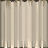

This game map was drawn from its Tiled (.tmx) file and the tilesets committed beside it. A one-line description and the full map source follow:
An orthogonal 3x3 tile map with 16x16 px tiles, 4 tile layers (Back2, Back, Buildings, Front) and 2 objects (2x TileData).

<map version="1.2" tiledversion="1.3.2" orientation="orthogonal" renderorder="right-down" compressionlevel="0" width="3" height="3" tilewidth="16" tileheight="16" infinite="0" nextlayerid="10" nextobjectid="60">
 <properties>
  <property name="AmbientLight" value="95 95 95" />
 </properties>
 <tileset firstgid="1" name="spring_farmhouse_extra" tilewidth="16" tileheight="16" tilecount="660" columns="22">
  <image source="spring_farmhouse_extra.png" width="352" height="480" />
 </tileset>
 <layer id="8" name="Back2" width="3" height="3">
  <properties>
   <property name="DrawBefore" value="Back" />
  </properties>
  <data encoding="csv">
0,0,0,
0,0,0,
0,0,0
</data>
 </layer>
 <objectgroup id="9" name="Back2" />
 <layer id="1" name="Back" width="3" height="3">
  <data encoding="csv">
0,0,0,
0,0,0,
481,481,481
</data>
 </layer>
 <objectgroup id="2" name="Back">
  <object id="58" name="TileData" x="0" y="32" width="16" height="16">
   <properties>
    <property name="TouchAction" value="ChangeIntoSwimsuit" />
   </properties>
  </object>
  <object id="59" name="TileData" x="32" y="32" width="16" height="16">
   <properties>
    <property name="TouchAction" value="ChangeOutOfSwimsuit" />
   </properties>
  </object>
 </objectgroup>
 <layer id="3" name="Buildings" width="3" height="3">
  <data encoding="csv">
416,417,418,
438,439,440,
0,0,0
</data>
 </layer>
 <objectgroup id="4" name="Buildings" />
 <layer id="5" name="Front" width="3" height="3">
  <data encoding="csv">
0,0,0,
0,0,0,
460,461,462
</data>
 </layer>
 <objectgroup id="6" name="Front" />
</map>
